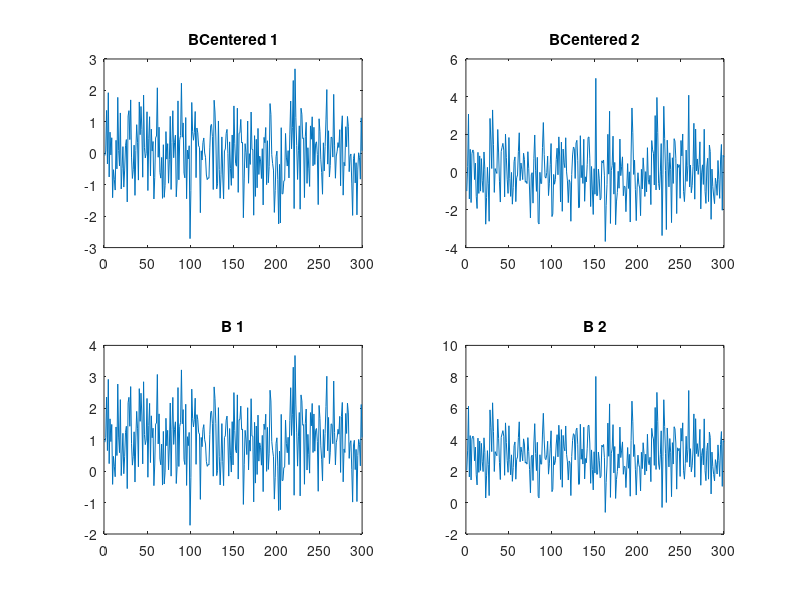
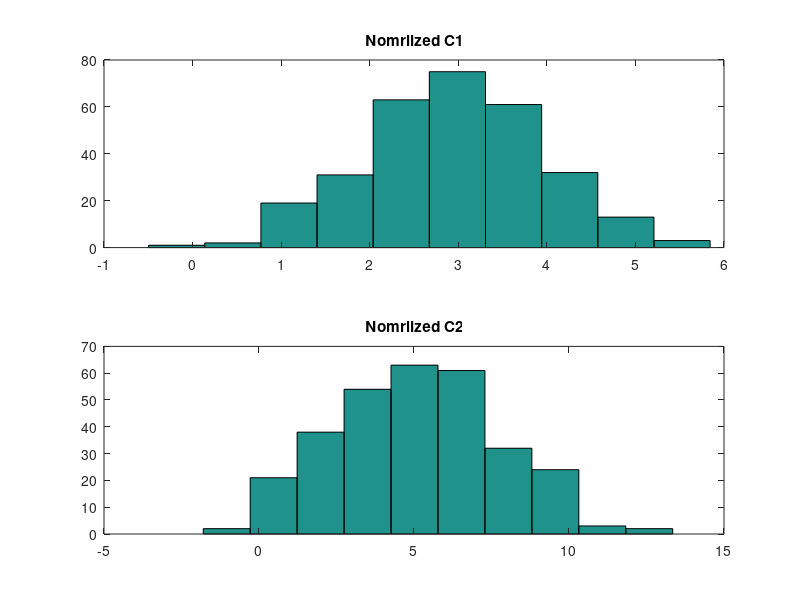
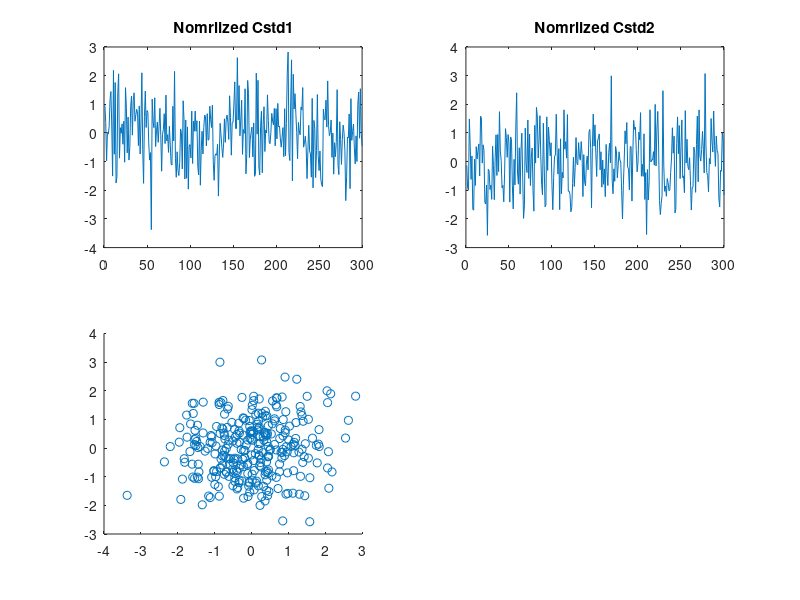
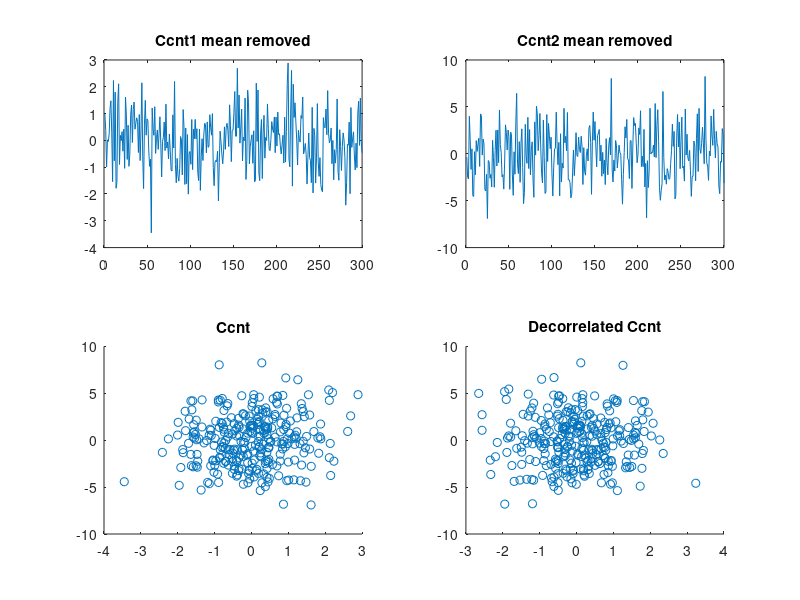

The MATLAB source for these figures, in order:
clear 
A = [1 3 5; 5 4 1; 3 8 6] ;
covA = cov(A,1)

function covariance = calculateCovariance(X)
    meanX = mean(X);
    [rows, cols] = size(X)
    X = X - meanX
#    for c = 1:cols
#      for c2 = 1:cols
#        covariance(ros, cols) = dot(X(:,1), X(:,1))/rows
#      end 
#    end
end

#function to center values by removing mean
function cntr =  center(X)
    cntr = X - mean(X); #mean calcuates mean value for each column
end 

#function to normalize all values 
function stdX = standardize(X)
    stdX = center(X)./std(X); #std calculates std for each column
end

#function to decorrelate data
function decorrelated = decorrelate(X)
    newX = center(X);
    covX = cov(X,1);
    # Calculate the eigenvalues and eigenvectors of the covariance matrix
    [V,D] = eig(covX)
    # Apply the eigenvectors to X 
    decorrelated = X * V
end

#rescale data by divide eigenvalues
function whitened = whiten(X)
    newX = center(X)
    covX = cov(X,1);
    # Calculate the eigenvalues and eigenvectors of the covariance matrix
    [V,D] = eig(covX)
    # Apply the eigenvectors to X
    decorrelated = X * V
    # Rescale the decorrelated data
    whitened = decorrelated / sqrt(D + 1e-5)
end 
    
#uncorelated data 
sd = 1; #standard deviation
mean1 = 1; #mean
mean2 = 2; #mean
a1 = sd.*randn(300,1) + mean1;
a2 = sd.*randn(300,1) + mean2;
A1 = ([a1, a2]);
[rows, cols] = size(A1);

covA1 = cov(A1, 1);


#correlated 
b1 =  sd.*randn(300,1) + mean1;
b2 = b1 + sd.*randn(300,1) + mean2;
B = ([b1, b2])
covB = cov(B, 1);

BCentered = center(B)
figure(1)
subplot(2,2,1);
plot(BCentered(:,1));
title('BCentered 1');

subplot(2,2,2);
plot(BCentered(:,2));
title('BCentered 2');

subplot(2,2,3);
plot(B(:,1));
title('B 1');

subplot(2,2,4);
plot(B(:,2));
title('B 2');

#Guissian normalization random number
c1 = normrnd(3, 1, [300,1]) #normrnd(mean, sd, array)
c2 = (c1 + normrnd(7, 5, [300,1]))/2
C = [c1, c2]
figure(2)
subplot(2,1,1);
hist(C(:,1));
title('Nomrlized C1');

subplot(2,1,2);
hist(C(:,2));
title('Nomrlized C2');
covC = cov(C, 1);

#standardization, this pull all values to same scales
Cstd = standardize(C)
figure(3)
subplot(2,2,1);
plot(Cstd(:,1));
title('Nomrlized Cstd1');
subplot(2,2,2);
plot(Cstd(:,2));
title('Nomrlized Cstd2');
covCstd = cov(Cstd, 1);
subplot(2,2,3)
scatter(Cstd(:,1), Cstd(:,2))

#Decorrelation
Ccnt= center(C)
figure(4)
subplot(2,2,1);
plot(Ccnt(:,1));
title('Ccnt1 mean removed');
subplot(2,2,2);
plot(Ccnt(:,2));
title('Ccnt2 mean removed');
subplot(2,2,3);
scatter(Ccnt(:,1), Ccnt(:,2));
title('Ccnt');
Cdeco = decorrelate(Ccnt)
subplot(2,2,4);
scatter(Cdeco(:,1), Cdeco(:,2));
title('Decorrelated Ccnt');
covCcnt = cov(Ccnt, 1);

#Whitening
Cwhiten = whiten(Ccnt);
figure(5)
subplot(2,2,1);
plot(Cwhiten(:,1));
title('Whiten CCnt1');
subplot(2,2,2);
plot(Cwhiten(:,2));
title('Whiten Ccnt2');
subplot(2,2,3);
scatter(Ccnt(:,1), Ccnt(:,2));
title('Ccnt');
subplot(2,2,4);
scatter(Cwhiten(:,1), Cwhiten(:,2));
title('Whitening Ccnt');
covCwhit = cov(Cwhiten, 1)























